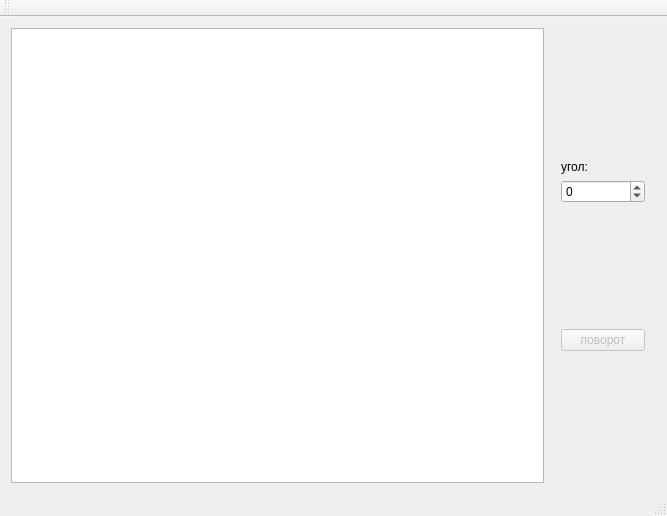
<?xml version="1.0" encoding="UTF-8"?>
<ui version="4.0">
 <class>MainWindow</class>
 <widget class="QMainWindow" name="MainWindow">
  <property name="geometry">
   <rect>
    <x>0</x>
    <y>0</y>
    <width>667</width>
    <height>516</height>
   </rect>
  </property>
  <property name="windowTitle">
   <string>MainWindow</string>
  </property>
  <widget class="QWidget" name="centralWidget">
   <layout class="QHBoxLayout" name="horizontalLayout_2">
    <item>
     <widget class="QGraphicsView" name="graphicsView">
      <property name="sizePolicy">
       <sizepolicy hsizetype="Minimum" vsizetype="Minimum">
        <horstretch>5</horstretch>
        <verstretch>2</verstretch>
       </sizepolicy>
      </property>
     </widget>
    </item>
    <item>
     <widget class="QWidget" name="verticalWidget" native="true">
      <property name="sizePolicy">
       <sizepolicy hsizetype="Minimum" vsizetype="Minimum">
        <horstretch>1</horstretch>
        <verstretch>1</verstretch>
       </sizepolicy>
      </property>
      <layout class="QVBoxLayout" name="verticalLayout">
       <property name="sizeConstraint">
        <enum>QLayout::SetNoConstraint</enum>
       </property>
       <item>
        <spacer name="verticalSpacer_2">
         <property name="orientation">
          <enum>Qt::Vertical</enum>
         </property>
         <property name="sizeHint" stdset="0">
          <size>
           <width>20</width>
           <height>40</height>
          </size>
         </property>
        </spacer>
       </item>
       <item>
        <widget class="QLabel" name="label">
         <property name="text">
          <string>угол:</string>
         </property>
        </widget>
       </item>
       <item>
        <widget class="QSpinBox" name="rotationAngle">
         <property name="minimum">
          <number>-99</number>
         </property>
        </widget>
       </item>
       <item>
        <spacer name="verticalSpacer">
         <property name="orientation">
          <enum>Qt::Vertical</enum>
         </property>
         <property name="sizeHint" stdset="0">
          <size>
           <width>20</width>
           <height>40</height>
          </size>
         </property>
        </spacer>
       </item>
       <item>
        <widget class="QPushButton" name="rotation">
         <property name="enabled">
          <bool>false</bool>
         </property>
         <property name="sizePolicy">
          <sizepolicy hsizetype="Minimum" vsizetype="Fixed">
           <horstretch>0</horstretch>
           <verstretch>0</verstretch>
          </sizepolicy>
         </property>
         <property name="text">
          <string>поворот</string>
         </property>
        </widget>
       </item>
       <item>
        <spacer name="verticalSpacer_3">
         <property name="orientation">
          <enum>Qt::Vertical</enum>
         </property>
         <property name="sizeHint" stdset="0">
          <size>
           <width>20</width>
           <height>40</height>
          </size>
         </property>
        </spacer>
       </item>
      </layout>
     </widget>
    </item>
   </layout>
  </widget>
  <widget class="QMenuBar" name="menuBar">
   <property name="geometry">
    <rect>
     <x>0</x>
     <y>0</y>
     <width>667</width>
     <height>22</height>
    </rect>
   </property>
  </widget>
  <widget class="QToolBar" name="mainToolBar">
   <attribute name="toolBarArea">
    <enum>TopToolBarArea</enum>
   </attribute>
   <attribute name="toolBarBreak">
    <bool>false</bool>
   </attribute>
  </widget>
  <widget class="QStatusBar" name="statusBar"/>
 </widget>
 <layoutdefault spacing="6" margin="11"/>
 <resources/>
 <connections/>
</ui>
